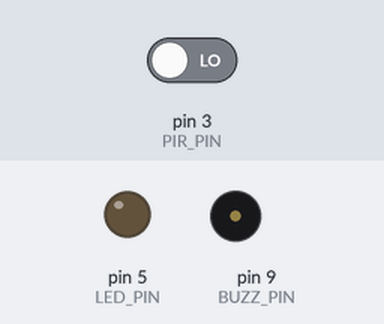
Bench run of a sketch on a simulated Arduino Uno, built with avr-gcc and run on an emulated ATmega328P. Parts: output pins drawn as LEDs (lit = HIGH), buzzer (waves = sounding, pin HIGH). Inputs (shaded band) come from the test bench; at power-on: pin 3 (PIR_PIN) LOW.

Above: at 1.2 s.
1.3 s: pin 3 (PIR_PIN) driven HIGH
At 1.9 s:
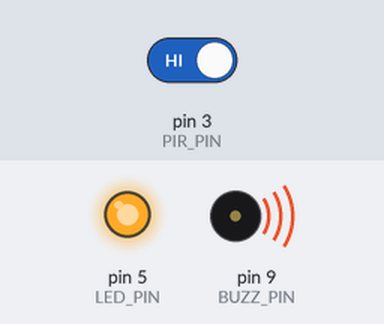
4.3 s: pin 3 (PIR_PIN) driven LOW
At 6.1 s:
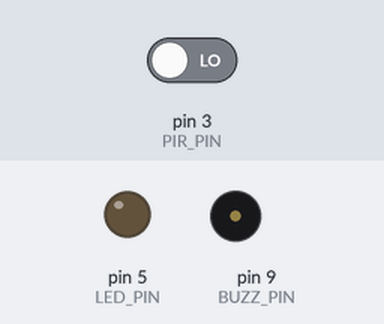
Timing chart, 0 to 7.6 s (numbered marks = the images above; inputs shaded):
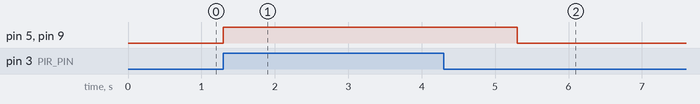

The sketch:

Motion.Sensor.ino
```cpp
// Define the pin numbers for the components
const int BUZZ_PIN = 9;   // Pin number for the buzzer
const int PIR_PIN = 3;    // Pin number for the PIR sensor
const int LED_PIN = 5;    // Pin number for the LED

int pirState;  // Variable to hold the state of the PIR sensor

void setup() {
  // Set the pinMode for each pin
  pinMode(PIR_PIN, INPUT);    // PIR_PIN is set as an input for the sensor
  pinMode(BUZZ_PIN, OUTPUT);  // BUZZ_PIN is set as an output for the buzzer
  pinMode(LED_PIN, OUTPUT);   // LED_PIN is set as an output for the LED
}

void loop() {
  // Continuously check the state of the PIR sensor
  pirState = digitalRead(PIR_PIN);  // Read the state of the PIR sensor and store it

  if (pirState == HIGH) {
    // Motion detected: turn on LED and beep for 2 seconds
    digitalWrite(LED_PIN, HIGH);    // Turn on the LED
    digitalWrite(BUZZ_PIN, HIGH);   // Turn on the buzzer
    delay(2000);                     // Wait for 2 seconds
    digitalWrite(BUZZ_PIN, LOW);    // Turn off the buzzer after 2 seconds
  } else {
    // No motion: ensure LED and buzzer are off
    digitalWrite(LED_PIN, LOW);     // Turn off the LED
    digitalWrite(BUZZ_PIN, LOW);    // Turn off the buzzer
  }
}
```

Measured:
- after the input at 1.3 s, pin 5 (LED_PIN), pin 9 (BUZZ_PIN): LOW → HIGH at once
- after the input at 4.3 s, pin 5 (LED_PIN), pin 9 (BUZZ_PIN): HIGH → LOW after 1.0 s
